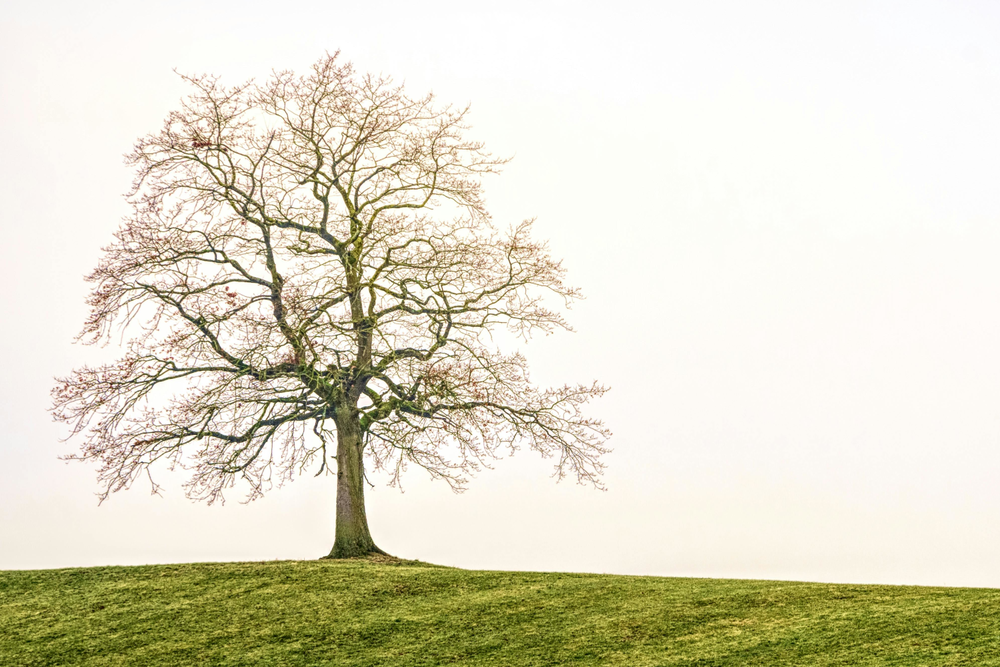
#> input picture exercises/tree.png, 1000 x 667 px, shrunk from 1500 x 1000 before the run
$ python 09_shrinking.py
#> lines starting #> are read from the running program, lines starting #| are printed output that depends on the picture
from PIL import Image

INPUT_IMAGE = 'tree.png'
OUTPUT_IMAGE = 'shrank_tree.png'

with Image.open(INPUT_IMAGE) as in_img:
#> in_img is the input picture: PIL image 1000x667 RGBA; mean R, G, B, A 222.8, 219.5, 199.2, 255
    in_img = in_img.convert('RGB')
#> in_img: PIL image 1000x667 RGB
    in_grid = in_img.load()
    width, height = in_img.size
#> width = 1000; height = 667

new_width = width // 10
#> new_width = 100
new_height = height // 10
#> new_height = 66

out_img = Image.new('RGB', (new_width, new_height))
#> out_img: PIL image 100x66 RGB; every value is 0
out_grid = out_img.load()
for y in range(new_height):
    for x in range(new_width):
        out_grid[x, y] = in_grid[x * 10, y * 10]
out_img.save(OUTPUT_IMAGE)
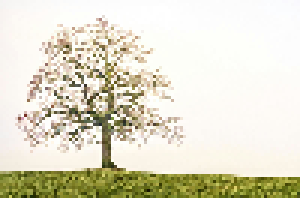
#> saved as shrank_tree.png: PIL image 100x66 RGB (shown 3 times larger); mean R, G, B 224.4, 221, 201.8

print('Done!')
